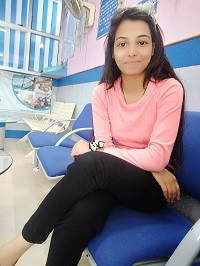
#> input picture self.jpg, 200 x 266 px, found by its file name
$ python thresholding3.py
#> lines starting #> are read from the running program, lines starting #| are printed output that depends on the picture; after the words box and inside, x2 and y2 are one past the last pixel; in counts of white or black regions, pixels touching at a corner belong together
import cv2
import numpy as np

img= cv2.imread("img/self.jpg",0)
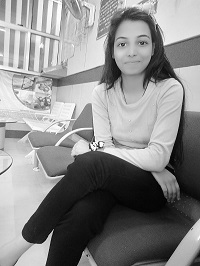
#> img: shape (266, 200); min 0, max 255, mean 137.8

ret,th1=cv2.threshold(img,127,255,cv2.THRESH_TRIANGLE)
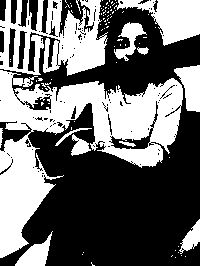
#> th1: shape (266, 200); 42.4% white; 90 white regions (78 under 20 px), largest, box (x1, y1, x2, y2) and area: (0, 70, 183, 258) 12831, (0, 0, 108, 76) 4826, (114, 0, 200, 46) 1998
#> ret = 181

cv2.imshow("window1",img)
cv2.imshow("window",th1)
cv2.waitKey(0)
